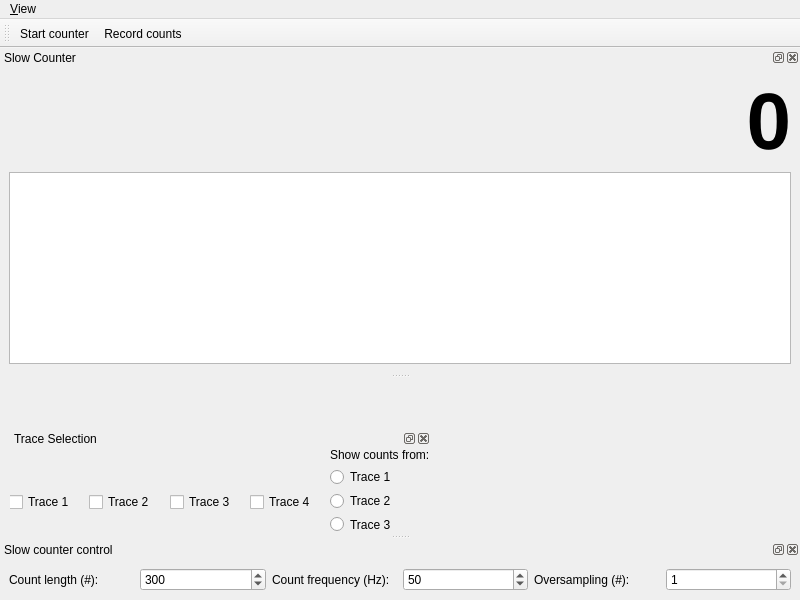
<?xml version="1.0" encoding="UTF-8"?>
<ui version="4.0">
 <class>MainWindow</class>
 <widget class="QMainWindow" name="MainWindow">
  <property name="geometry">
   <rect>
    <x>0</x>
    <y>0</y>
    <width>800</width>
    <height>600</height>
   </rect>
  </property>
  <property name="windowTitle">
   <string>qudi: Slow Counter</string>
  </property>
  <widget class="QWidget" name="centralwidget">
   <widget class="QDockWidget" name="trace_selection_DockWidget">
    <property name="geometry">
     <rect>
      <x>10</x>
      <y>50</y>
      <width>421</width>
      <height>109</height>
     </rect>
    </property>
    <property name="floating">
     <bool>true</bool>
    </property>
    <property name="windowTitle">
     <string>Trace Selection</string>
    </property>
    <widget class="QWidget" name="dockWidgetContents_3">
     <widget class="QWidget" name="horizontalLayoutWidget">
      <property name="geometry">
       <rect>
        <x>-1</x>
        <y>0</y>
        <width>421</width>
        <height>109</height>
       </rect>
      </property>
      <layout class="QHBoxLayout" name="horizontalLayout_2">
       <item>
        <widget class="QCheckBox" name="trace_1_checkbox">
         <property name="text">
          <string>Trace 1</string>
         </property>
        </widget>
       </item>
       <item>
        <widget class="QCheckBox" name="trace_2_checkbox">
         <property name="text">
          <string>Trace 2</string>
         </property>
        </widget>
       </item>
       <item>
        <widget class="QCheckBox" name="trace_3_checkbox">
         <property name="text">
          <string>Trace 3</string>
         </property>
        </widget>
       </item>
       <item>
        <widget class="QCheckBox" name="trace_4_checkbox">
         <property name="text">
          <string>Trace 4</string>
         </property>
        </widget>
       </item>
       <item>
        <layout class="QVBoxLayout" name="verticalLayout_2">
         <item>
          <widget class="QLabel" name="show_couts_label">
           <property name="text">
            <string>Show counts from:</string>
           </property>
          </widget>
         </item>
         <item>
          <widget class="QRadioButton" name="trace_1_radiobutton">
           <property name="text">
            <string>Trace 1</string>
           </property>
          </widget>
         </item>
         <item>
          <widget class="QRadioButton" name="trace_2_radiobutton">
           <property name="text">
            <string>Trace 2</string>
           </property>
          </widget>
         </item>
         <item>
          <widget class="QRadioButton" name="trace_3_radiobutton">
           <property name="text">
            <string>Trace 3</string>
           </property>
          </widget>
         </item>
         <item>
          <widget class="QRadioButton" name="trace_4_radiobutton">
           <property name="text">
            <string>Trace 4</string>
           </property>
          </widget>
         </item>
        </layout>
       </item>
      </layout>
     </widget>
    </widget>
   </widget>
  </widget>
  <widget class="QMenuBar" name="menubar">
   <property name="geometry">
    <rect>
     <x>0</x>
     <y>0</y>
     <width>800</width>
     <height>21</height>
    </rect>
   </property>
   <widget class="QMenu" name="menuView">
    <property name="title">
     <string>&amp;View</string>
    </property>
    <widget class="QMenu" name="menuToolbars">
     <property name="title">
      <string>&amp;Toolbars</string>
     </property>
     <addaction name="counting_controls_view_Action"/>
    </widget>
    <addaction name="slow_counter_view_Action"/>
    <addaction name="slow_counter_parameters_view_Action"/>
    <addaction name="trace_selection_view_Action"/>
    <addaction name="actionCorrelation"/>
    <addaction name="separator"/>
    <addaction name="menuToolbars"/>
    <addaction name="separator"/>
    <addaction name="restore_default_view_Action"/>
    <addaction name="actionClose"/>
   </widget>
   <addaction name="menuView"/>
  </widget>
  <widget class="QDockWidget" name="counter_trace_DockWidget">
   <property name="sizePolicy">
    <sizepolicy hsizetype="Preferred" vsizetype="Preferred">
     <horstretch>1</horstretch>
     <verstretch>0</verstretch>
    </sizepolicy>
   </property>
   <property name="windowTitle">
    <string>Slow Counter</string>
   </property>
   <attribute name="dockWidgetArea">
    <number>4</number>
   </attribute>
   <widget class="QWidget" name="dockWidgetContents">
    <layout class="QVBoxLayout" name="verticalLayout">
     <item>
      <widget class="QLabel" name="count_value_Label">
       <property name="font">
        <font>
         <pointsize>60</pointsize>
         <weight>75</weight>
         <bold>true</bold>
        </font>
       </property>
       <property name="text">
        <string>0</string>
       </property>
       <property name="alignment">
        <set>Qt::AlignRight|Qt::AlignTrailing|Qt::AlignVCenter</set>
       </property>
      </widget>
     </item>
     <item>
      <widget class="PlotWidget" name="counter_trace_PlotWidget"/>
     </item>
    </layout>
   </widget>
  </widget>
  <widget class="QDockWidget" name="slow_counter_parameters_DockWidget">
   <property name="maximumSize">
    <size>
     <width>524287</width>
     <height>100</height>
    </size>
   </property>
   <property name="windowTitle">
    <string>Slow counter control</string>
   </property>
   <attribute name="dockWidgetArea">
    <number>8</number>
   </attribute>
   <widget class="QWidget" name="dockWidgetContents_2">
    <layout class="QHBoxLayout" name="horizontalLayout">
     <item>
      <widget class="QLabel" name="label">
       <property name="text">
        <string>Count length (#):</string>
       </property>
      </widget>
     </item>
     <item>
      <widget class="QSpinBox" name="count_length_SpinBox">
       <property name="minimum">
        <number>1</number>
       </property>
       <property name="maximum">
        <number>1000000</number>
       </property>
       <property name="singleStep">
        <number>10</number>
       </property>
       <property name="value">
        <number>300</number>
       </property>
      </widget>
     </item>
     <item>
      <widget class="QLabel" name="label_2">
       <property name="text">
        <string>Count frequency (Hz):</string>
       </property>
      </widget>
     </item>
     <item>
      <widget class="QSpinBox" name="count_freq_SpinBox">
       <property name="minimum">
        <number>1</number>
       </property>
       <property name="maximum">
        <number>1000000</number>
       </property>
       <property name="singleStep">
        <number>10</number>
       </property>
       <property name="value">
        <number>50</number>
       </property>
      </widget>
     </item>
     <item>
      <widget class="QLabel" name="label_3">
       <property name="toolTip">
        <string>If bigger than 1, the number of samples is averaged over the given number and then displayed. 
Use for extremely fast counting, since all the raw data is saved. 
Timestamps in oversampling interval are all equal to the averaging time.</string>
       </property>
       <property name="text">
        <string>Oversampling (#):</string>
       </property>
      </widget>
     </item>
     <item>
      <widget class="QSpinBox" name="oversampling_SpinBox">
       <property name="toolTip">
        <string>If bigger than 1, the number of samples is averaged over the given number and then displayed. 
Use for extremely fast counting, since all the raw data is saved. 
Timestamps in oversampling interval are all equal to the averaging time.</string>
       </property>
       <property name="minimum">
        <number>1</number>
       </property>
       <property name="maximum">
        <number>10000</number>
       </property>
       <property name="value">
        <number>1</number>
       </property>
      </widget>
     </item>
    </layout>
   </widget>
  </widget>
  <widget class="QToolBar" name="counting_control_ToolBar">
   <property name="windowTitle">
    <string>Counting Controls</string>
   </property>
   <property name="toolButtonStyle">
    <enum>Qt::ToolButtonTextUnderIcon</enum>
   </property>
   <attribute name="toolBarArea">
    <enum>TopToolBarArea</enum>
   </attribute>
   <attribute name="toolBarBreak">
    <bool>false</bool>
   </attribute>
   <addaction name="start_counter_Action"/>
   <addaction name="record_counts_Action"/>
  </widget>
  <action name="start_counter_Action">
   <property name="checkable">
    <bool>true</bool>
   </property>
   <property name="icon">
    <iconset>
     <normaloff>../../artwork/icons/qudiTheme/22x22/start-counter.png</normaloff>../../artwork/icons/qudiTheme/22x22/start-counter.png</iconset>
   </property>
   <property name="text">
    <string>Start counter</string>
   </property>
   <property name="toolTip">
    <string>Start the counter</string>
   </property>
  </action>
  <action name="record_counts_Action">
   <property name="checkable">
    <bool>true</bool>
   </property>
   <property name="icon">
    <iconset>
     <normaloff>../../artwork/icons/qudiTheme/22x22/record-counter.png</normaloff>../../artwork/icons/qudiTheme/22x22/record-counter.png</iconset>
   </property>
   <property name="text">
    <string>Record counts</string>
   </property>
   <property name="toolTip">
    <string>Save count trace to file</string>
   </property>
  </action>
  <action name="slow_counter_view_Action">
   <property name="checkable">
    <bool>true</bool>
   </property>
   <property name="text">
    <string>&amp;Slow counter</string>
   </property>
   <property name="toolTip">
    <string>Show the Slow counter</string>
   </property>
  </action>
  <action name="slow_counter_parameters_view_Action">
   <property name="checkable">
    <bool>true</bool>
   </property>
   <property name="text">
    <string>Slow &amp;counter parameters</string>
   </property>
   <property name="toolTip">
    <string>Show Slow counter parameters</string>
   </property>
  </action>
  <action name="restore_default_view_Action">
   <property name="text">
    <string>&amp;Restore default</string>
   </property>
  </action>
  <action name="counting_controls_view_Action">
   <property name="checkable">
    <bool>true</bool>
   </property>
   <property name="text">
    <string>&amp;Counting controls</string>
   </property>
  </action>
  <action name="actionClose">
   <property name="icon">
    <iconset>
     <normaloff>../../artwork/icons/oxygen/22x22/application-exit.png</normaloff>../../artwork/icons/oxygen/22x22/application-exit.png</iconset>
   </property>
   <property name="text">
    <string>Close</string>
   </property>
  </action>
  <action name="trace_selection_view_Action">
   <property name="checkable">
    <bool>true</bool>
   </property>
   <property name="checked">
    <bool>false</bool>
   </property>
   <property name="text">
    <string>Trace Selection</string>
   </property>
  </action>
  <action name="actionCorrelation">
   <property name="checkable">
    <bool>false</bool>
   </property>
   <property name="text">
    <string>Correlation</string>
   </property>
  </action>
 </widget>
 <customwidgets>
  <customwidget>
   <class>PlotWidget</class>
   <extends>QGraphicsView</extends>
   <header>pyqtgraph</header>
  </customwidget>
 </customwidgets>
 <resources/>
 <connections>
  <connection>
   <sender>slow_counter_view_Action</sender>
   <signal>triggered(bool)</signal>
   <receiver>counter_trace_DockWidget</receiver>
   <slot>setVisible(bool)</slot>
   <hints>
    <hint type="sourcelabel">
     <x>-1</x>
     <y>-1</y>
    </hint>
    <hint type="destinationlabel">
     <x>399</x>
     <y>136</y>
    </hint>
   </hints>
  </connection>
  <connection>
   <sender>counter_trace_DockWidget</sender>
   <signal>visibilityChanged(bool)</signal>
   <receiver>slow_counter_view_Action</receiver>
   <slot>setChecked(bool)</slot>
   <hints>
    <hint type="sourcelabel">
     <x>399</x>
     <y>136</y>
    </hint>
    <hint type="destinationlabel">
     <x>-1</x>
     <y>-1</y>
    </hint>
   </hints>
  </connection>
  <connection>
   <sender>slow_counter_parameters_view_Action</sender>
   <signal>triggered(bool)</signal>
   <receiver>slow_counter_parameters_DockWidget</receiver>
   <slot>setVisible(bool)</slot>
   <hints>
    <hint type="sourcelabel">
     <x>-1</x>
     <y>-1</y>
    </hint>
    <hint type="destinationlabel">
     <x>399</x>
     <y>551</y>
    </hint>
   </hints>
  </connection>
  <connection>
   <sender>slow_counter_parameters_DockWidget</sender>
   <signal>visibilityChanged(bool)</signal>
   <receiver>slow_counter_parameters_view_Action</receiver>
   <slot>setChecked(bool)</slot>
   <hints>
    <hint type="sourcelabel">
     <x>399</x>
     <y>551</y>
    </hint>
    <hint type="destinationlabel">
     <x>-1</x>
     <y>-1</y>
    </hint>
   </hints>
  </connection>
  <connection>
   <sender>counting_controls_view_Action</sender>
   <signal>triggered(bool)</signal>
   <receiver>counting_control_ToolBar</receiver>
   <slot>setVisible(bool)</slot>
   <hints>
    <hint type="sourcelabel">
     <x>-1</x>
     <y>-1</y>
    </hint>
    <hint type="destinationlabel">
     <x>399</x>
     <y>41</y>
    </hint>
   </hints>
  </connection>
  <connection>
   <sender>counting_control_ToolBar</sender>
   <signal>visibilityChanged(bool)</signal>
   <receiver>counting_controls_view_Action</receiver>
   <slot>setChecked(bool)</slot>
   <hints>
    <hint type="sourcelabel">
     <x>399</x>
     <y>41</y>
    </hint>
    <hint type="destinationlabel">
     <x>-1</x>
     <y>-1</y>
    </hint>
   </hints>
  </connection>
  <connection>
   <sender>actionClose</sender>
   <signal>triggered()</signal>
   <receiver>MainWindow</receiver>
   <slot>close()</slot>
   <hints>
    <hint type="sourcelabel">
     <x>-1</x>
     <y>-1</y>
    </hint>
    <hint type="destinationlabel">
     <x>399</x>
     <y>299</y>
    </hint>
   </hints>
  </connection>
  <connection>
   <sender>trace_selection_view_Action</sender>
   <signal>triggered(bool)</signal>
   <receiver>trace_selection_DockWidget</receiver>
   <slot>setVisible(bool)</slot>
   <hints>
    <hint type="sourcelabel">
     <x>-1</x>
     <y>-1</y>
    </hint>
    <hint type="destinationlabel">
     <x>39</x>
     <y>463</y>
    </hint>
   </hints>
  </connection>
  <connection>
   <sender>trace_selection_DockWidget</sender>
   <signal>visibilityChanged(bool)</signal>
   <receiver>trace_selection_view_Action</receiver>
   <slot>setChecked(bool)</slot>
   <hints>
    <hint type="sourcelabel">
     <x>39</x>
     <y>463</y>
    </hint>
    <hint type="destinationlabel">
     <x>-1</x>
     <y>-1</y>
    </hint>
   </hints>
  </connection>
 </connections>
</ui>
